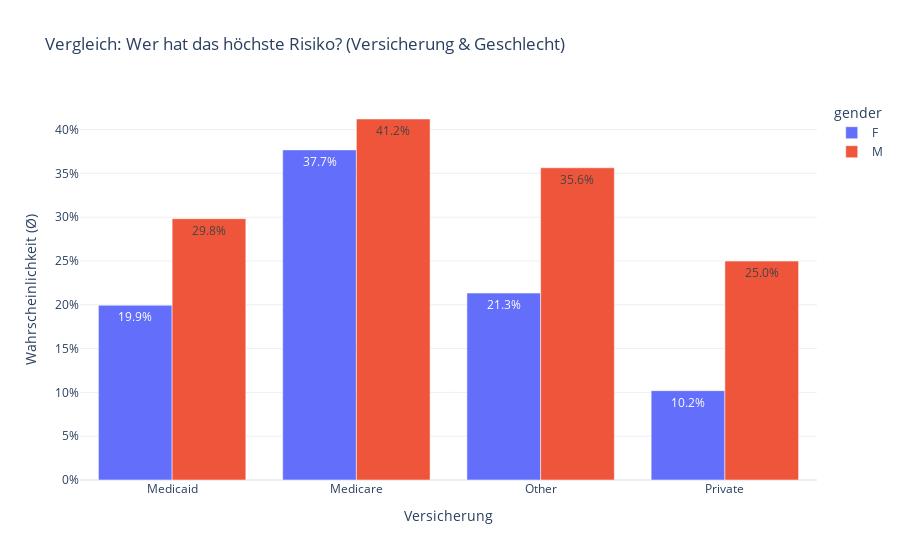

Notebook cell for this chart:
### Code cell
# ---------------------------------------------------------
# 4. Sozio-Ökonomisch (Vereinfacht: Balken nebeneinander)
# ---------------------------------------------------------
# Statt komplizierter Violin-Plots nutzen wir gruppierte Balken.
df_ins_mean = df_analyze.groupby(['insurance', 'gender'])['risk_score'].mean().reset_index()

fig3 = px.bar(
    df_ins_mean, 
    x='insurance', 
    y='risk_score', 
    color='gender', 
    barmode='group', # Männlich/Weiblich nebeneinander
    text_auto='.1%',
    title='Vergleich: Wer hat das höchste Risiko? (Versicherung & Geschlecht)',
    labels={'risk_score': 'Wahrscheinlichkeit (Ø)', 'insurance': 'Versicherung'},
    template="plotly_white"
)
fig3.update_layout(yaxis_tickformat='.0%')
fig3.show()

### Figure 1 — Plotly figure (JSON) as saved in the notebook; plotly's stock layout.template omitted (floating-point values rounded to 4 significant figures)
{"data": [{"alignmentgroup": "True", "hovertemplate": "gender=F<br>Versicherung=%{x}<br>Wahrscheinlichkeit (Ø)=%{y}<extra></extra>", "legendgroup": "F", "marker": {"color": "#636efa", "pattern": {"shape": ""}}, "name": "F", "offsetgroup": "F", "orientation": "v", "showlegend": true, "textposition": "auto", "texttemplate": "%{y:.1%}", "type": "bar", "x": ["Medicaid", "Medicare", "Other", "Private"], "xaxis": "x", "y": [0.1994, 0.3768, 0.2134, 0.102], "yaxis": "y"}, {"alignmentgroup": "True", "hovertemplate": "gender=M<br>Versicherung=%{x}<br>Wahrscheinlichkeit (Ø)=%{y}<extra></extra>", "legendgroup": "M", "marker": {"color": "#EF553B", "pattern": {"shape": ""}}, "name": "M", "offsetgroup": "M", "orientation": "v", "showlegend": true, "textposition": "auto", "texttemplate": "%{y:.1%}", "type": "bar", "x": ["Medicaid", "Medicare", "Other", "Private"], "xaxis": "x", "y": [0.2983, 0.4121, 0.3564, 0.2499], "yaxis": "y"}], "layout": {"barmode": "group", "legend": {"title": {"text": "gender"}, "tracegroupgap": 0}, "title": {"text": "Vergleich: Wer hat das höchste Risiko? (Versicherung & Geschlecht)"}, "xaxis": {"anchor": "y", "domain": [0, 1], "title": {"text": "Versicherung"}}, "yaxis": {"anchor": "x", "domain": [0, 1], "tickformat": ".0%", "title": {"text": "Wahrscheinlichkeit (Ø)"}}}}
